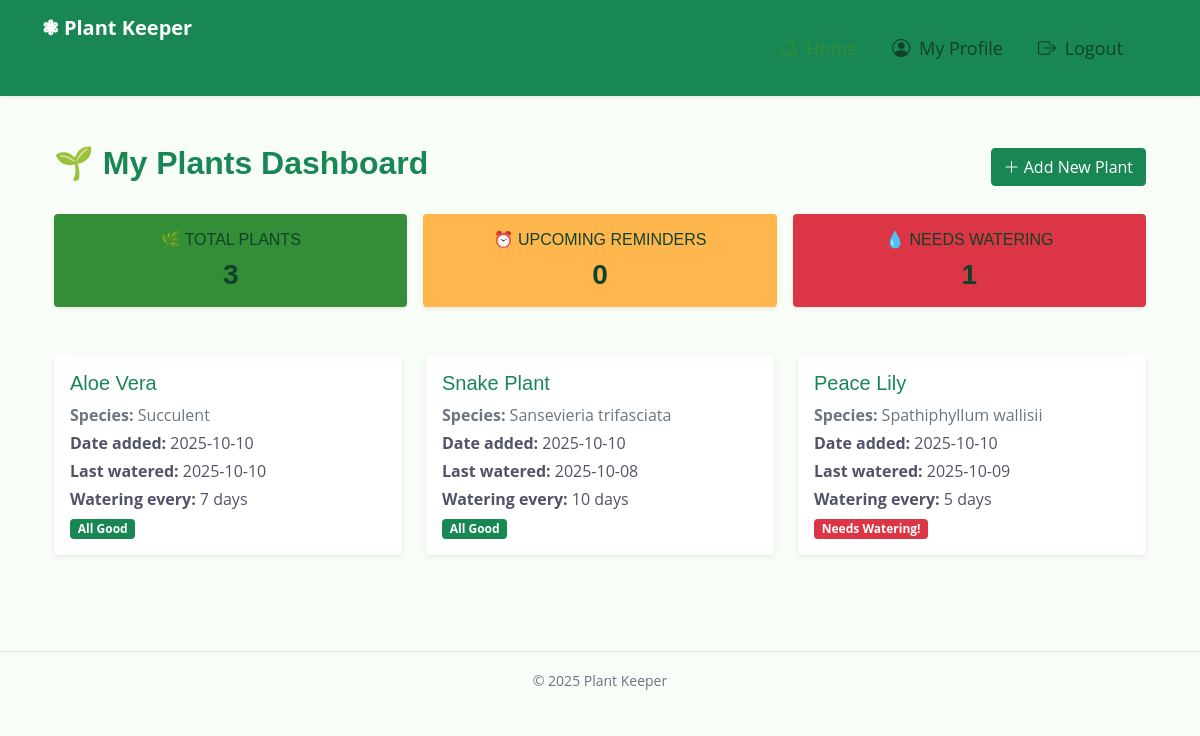
Page / (signed in) on the earlier database version.
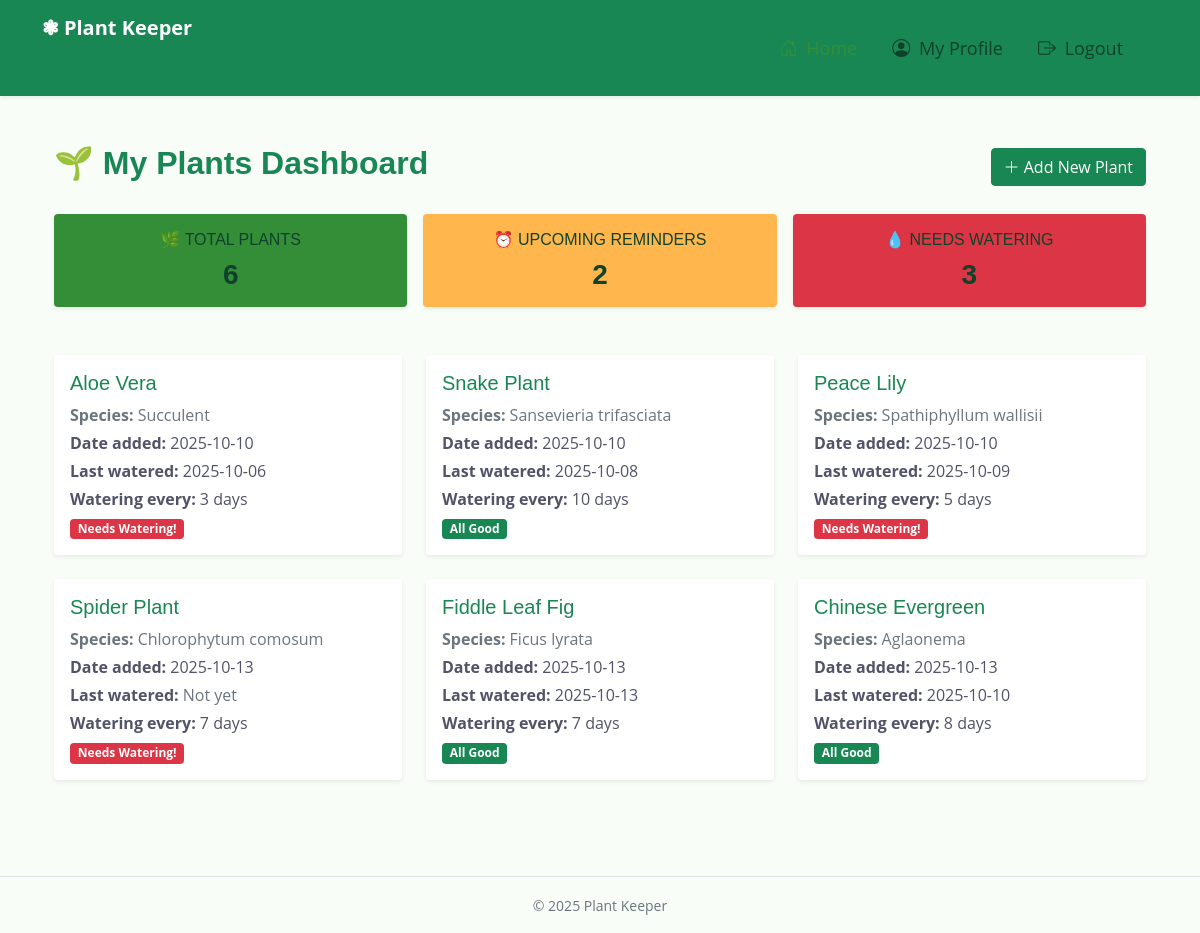
Same page on the later database version.
### main_app/models.py (models this page shows, shortened)
class Plant(models.Model):
    name = models.CharField(max_length=100)
    species = models.CharField(max_length=100)
    date_added = models.DateField(auto_now_add=True)
    last_watered_date = models.DateField(blank=True, null=True)
    watering_frequency = models.IntegerField(
        default=7, help_text="Days between watering"
    )
    notes = models.TextField(blank=True)
    user = models.ForeignKey(User, on_delete=models.CASCADE)
    @property
    def needs_watering(self):
        if not self.last_watered_date:
            return True
        days_passed = (date.today() - self.last_watered_date).days
        return days_passed >= self.watering_frequency

### main_app/views.py (the view)
# urls.py: path("", views.PlantList.as_view(), name="plant_list"),
class PlantList(LoginRequiredMixin, ListView):
    model = Plant
    template_name = "plants/index.html"
    context_object_name = "plants"
    def get_queryset(self):
        return Plant.objects.filter(user=self.request.user)
    def get_context_data(self, **kwargs):
        context = super().get_context_data(**kwargs)
        today = date.today()
        next_week = today + timedelta(days=7)
        context["reminders_today"] = Reminder.objects.filter(
            reminder_date__range=(today, next_week),
            is_completed=False,
            plant__user=self.request.user,
        )
        needs_watering_plants = [
            plant for plant in context["plants"] if plant.needs_watering
        ]
        context["needs_watering_count"] = len(needs_watering_plants)
        return context

### main_app/templates/plants/index.html (shortened to what this page needs)
{% extends "base.html" %}
{% block content %}
<div class="container py-5">
  <div class="d-flex justify-content-between align-items-center mb-4">
    <h2 class="fw-bold text-success">🌱 My Plants Dashboard</h2>
    <a href="{% url 'plant_create' %}" class="btn btn-success">
      <i class="bi bi-plus-lg"></i> Add New Plant
    </a>
  </div>
<div class="row g-3 mb-5">
  <div class="col-md-4 col-sm-6">
      <div class="card text-white bg-primary border-0 shadow-sm text-center">
      <div class="card-body py-3">
        <h6 class="card-title text-uppercase fw-semibold mb-2">🌿 Total Plants</h6>
        <h3 class="fw-bold mb-0">{{ plants|length }}</h3>
      </div>
    </div>
  </div>
<div class="col-md-4 col-sm-6">
  <div class="card text-dark border-0 shadow-sm text-center"
       style="background-color:#ffb74d; color:#212529;">
    <div class="card-body py-3">
      <h6 class="card-title text-uppercase fw-semibold mb-2">⏰ Upcoming Reminders</h6>
      <h3 class="fw-bold mb-0">{{ reminders_today|length }}</h3>
    </div>
  </div>
</div>
  <div class="col-md-4 col-sm-6">
    <div class="card text-white bg-danger border-0 shadow-sm text-center">
      <div class="card-body py-3">
        <h6 class="card-title text-uppercase fw-semibold mb-2">💧 Needs Watering</h6>
        <h3 class="fw-bold mb-0">{{ needs_watering_count }}</h3>
      </div>
    </div>
  </div>
</div>
  {% if plants %}
    <div class="row g-4">
      {% for plant in plants %}
        <div class="col-md-4">
          <div class="card h-100 shadow-sm border-0">
            <div class="card-body">
              <h5 class="card-title text-success">
                <a href="{% url 'plant_detail' plant.pk %}" class="text-success text-decoration-none">
                  {{ plant.name }}
                </a>
              </h5>
              <p class="text-muted mb-1"><strong>Species:</strong> {{ plant.species }}</p>
              <p class="mb-1"><strong>Date added:</strong> {{ plant.date_added|date:"Y-m-d" }}</p>
              <p class="mb-1"><strong>Last watered:</strong>
                {% if plant.last_watered_date %}
                  {{ plant.last_watered_date|date:"Y-m-d" }}
                {% else %}
                  <span class="text-muted">Not yet</span>
                {% endif %}
              </p>
              <p class="mb-1"><strong>Watering every:</strong> {{ plant.watering_frequency }} days</p>
              {% if plant.needs_watering %}
                <span class="badge bg-danger">Needs Watering!</span>
              {% else %}
                <span class="badge bg-success">All Good</span>
              {% endif %}
            </div>
          </div>
        </div>
      {% endfor %}
    </div>
  {% else %}
    <div class="alert alert-info text-center">
      🌿 No plants added yet. <a href="{% url 'plant_create' %}" class="alert-link">Add your first one!</a>
    </div>
  {% endif %}
</div>
{% endblock %}

### main_app/templates/base.html (shortened to what this page needs)
{% load static %}
<!DOCTYPE html>
<html lang="en">
<head>
  <link href="{% static 'css/bootstrap.min.css' %}" rel="stylesheet">
  <link href="{% static 'css/style.css' %}" rel="stylesheet">
  <link href="https://cdn.jsdelivr.net/npm/bootstrap-icons@1.11.1/font/bootstrap-icons.css" rel="stylesheet">
</head>
<body>
   {% if request.resolver_match.url_name != 'login' and request.resolver_match.url_name != 'signup' %}
<nav class="navbar navbar-expand-lg navbar-dark bg-success shadow-sm fixed-top">
  <div class="container">
    <a class="navbar-brand fw-bold text-white" href="{% url 'plant_list' %}">❃ Plant Keeper</a>
    <div class="collapse navbar-collapse justify-content-end" id="navbarNav">
      <ul class="navbar-nav align-items-lg-center">
        <li class="nav-item">
          <a class="nav-link nav-item-link {% if request.resolver_match.url_name == 'plant_list' %}active{% endif %}"
             href="{% url 'plant_list' %}">
            <i class="bi bi-house-door me-1"></i> Home
          </a>
        </li>
        {% if user.is_authenticated %}
        <li class="nav-item">
          <a class="nav-link nav-item-link {% if request.resolver_match.url_name == 'my_profile' %}active{% endif %}"
             href="{% url 'my_profile' %}">
            <i class="bi bi-person-circle me-1"></i> My Profile
          </a>
        </li>
        {% endif %}
        <li class="nav-item">
          <form method="post" action="{% url 'logout' %}" class="m-0 p-0">
            <button type="submit" class="nav-link nav-item-link border-0 bg-transparent">
              <i class="bi bi-box-arrow-right me-1"></i> Logout
            </button>
          </form>
        </li>
      </ul>
    </div>
  </div>
</nav>
{% endif %}
  <div class="container mt-5 pt-4">
  </div>
  <main class="container mt-4">
    {% block content %}{% endblock %}
  </main>
  {% if request.resolver_match.url_name != 'login' and request.resolver_match.url_name != 'signup' %}
  <footer class="text-center py-3 mt-5 text-muted border-top">
    <small>© 2025 Plant Keeper</small>
  </footer>
  {% endif %}
</body>
</html>

### main_app/static/css/style.css (style rules this page uses)
:root { --primary: #348E38; --secondary: #525368; --light: #E8F5E9; --dark: #0F4229; }
h1, .h1, h2, .h2, .fw-bold { font-weight: 700 !important; }
h3, .h3, h4, .h4, .fw-medium { font-weight: 600 !important; }
h5, .h5, h6, .h6, .fw-semi-bold { font-weight: 500 !important; }
.btn { transition: .5s; font-weight: 500; }
.navbar .navbar-brand, .navbar a.btn { height: 80px }
.navbar .navbar-nav .nav-link { margin-right: 35px; padding: 25px 0; color: var(--dark); font-size: 18px; font-weight: 500; outline: none; }
.navbar .navbar-nav .nav-link:hover, .navbar .navbar-nav .nav-link.active { color: var(--primary); }
body { background-color: #f8fdf8; }
.navbar { box-shadow: 0 2px 10px rgba(0, 0, 0, 0.1); }

Differences in the rows shown:
changed Plant "Aloe Vera": last_watered_date "2025-10-10" → "2025-10-06"; watering_frequency "7" → "3"; last_watered_date "All Good" → "Needs Watering!"
added Plant: name "Spider Plant", species "Chlorophytum comosum", date_added "2025-10-13", shows "Not yet", watering_frequency "7", shows "Needs Watering!"
added Plant: name "Fiddle Leaf Fig", species "Ficus lyrata", date_added "2025-10-13", last_watered_date "2025-10-13", watering_frequency "7", shows "All Good"
added Plant: name "Chinese Evergreen", species "Aglaonema", date_added "2025-10-13", last_watered_date "2025-10-10", watering_frequency "8", shows "All Good"
Other differences:
{{ plants|length }}: "3" → "6"
{{ reminders_today|length }}: "0" → "2"
{{ needs_watering_count }}: "1" → "3"
